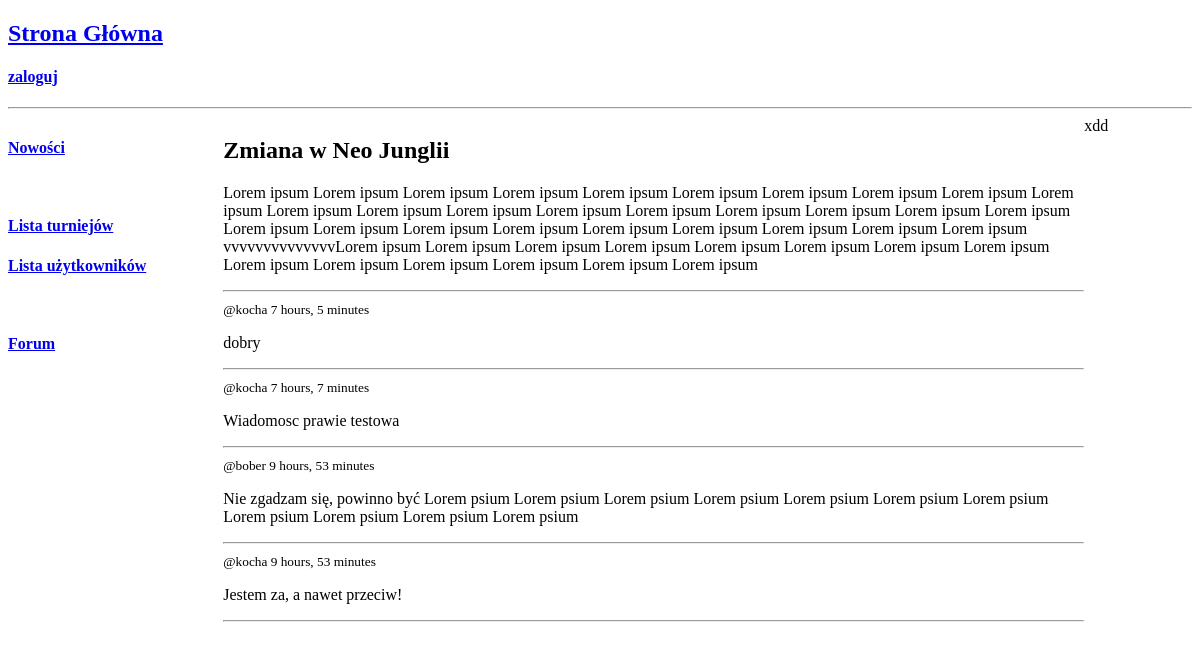
Page /forum/pokój/1/ on the earlier database version.
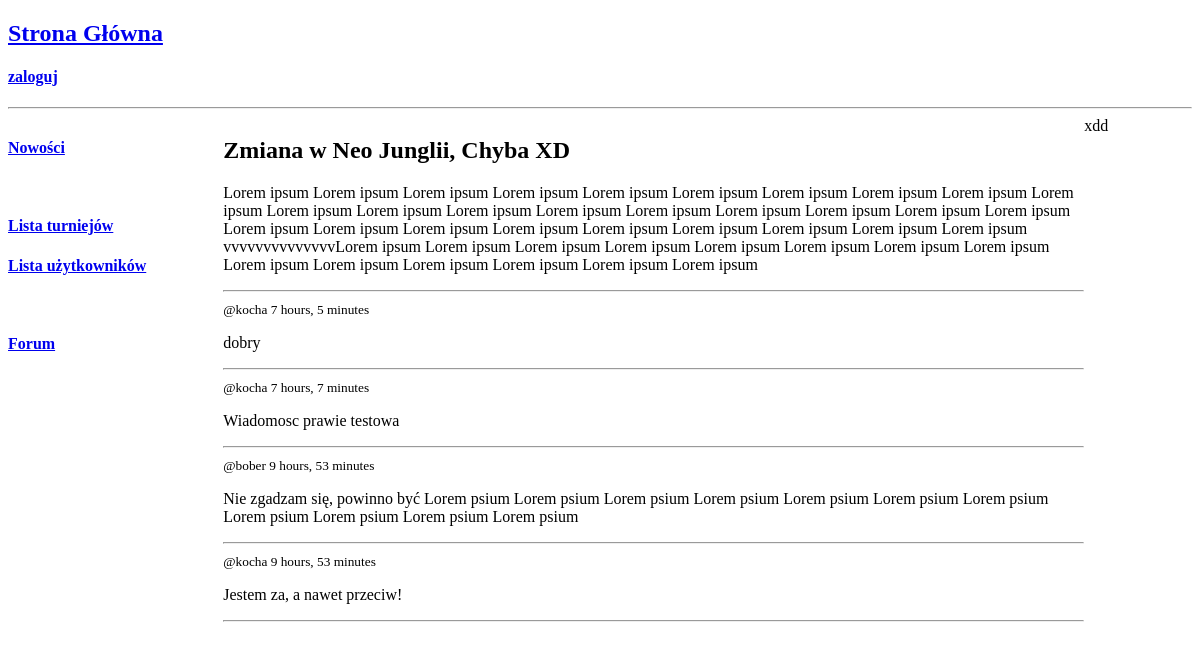
Same page on the later database version.
### chat/models.py (models this page shows, shortened)
class Room(models.Model):
    host = models.ForeignKey(User, on_delete=models.SET_NULL, null=True)
    name = models.CharField(max_length=255)
    topic = models.ForeignKey(Topic,on_delete = models.SET_NULL, null = True, blank = True)
    description = models.TextField(null = True, blank = True)
    tournament = models.OneToOneField(Tournaments, null = True, blank = True, on_delete= models.CASCADE)
    data_create =  models.DateTimeField(auto_now_add = True)
    data_updated = models.DateTimeField(auto_now=True)

### chat/views.py (called while the page is built)
    def get(self,request,id=None,*args,**kwargs):
        context = {}
        if id is not None:
            room = get_object_or_404(Room, id=id)
            context['room'] = room
            context['messages'] = Messages.objects.filter(room=id)
        return render(request,self.template_name,context)

### chat/templates/forum/room.html (shortened to what this page needs)
{% extends 'base/main_home.html' %}
{% block home_content %}
<div>
    <div>
        <h2>{{ room.name }}</h2>
        <p>{{ room.description }}</p>
        <hr>
    </div>
    <div>
        {% for message in messages %}
            <small>@{{message.user}}   {{message.data_create|timesince}} </small>
            <p>{{message.body}}</p>
            <hr>
        {% endfor %}
    </div>
</div>
{% endblock home_content %}

Differences in the rows shown:
changed Room: name "Zmiana w Neo Junglii" → "Zmiana w Neo Junglii, Chyba XD"
